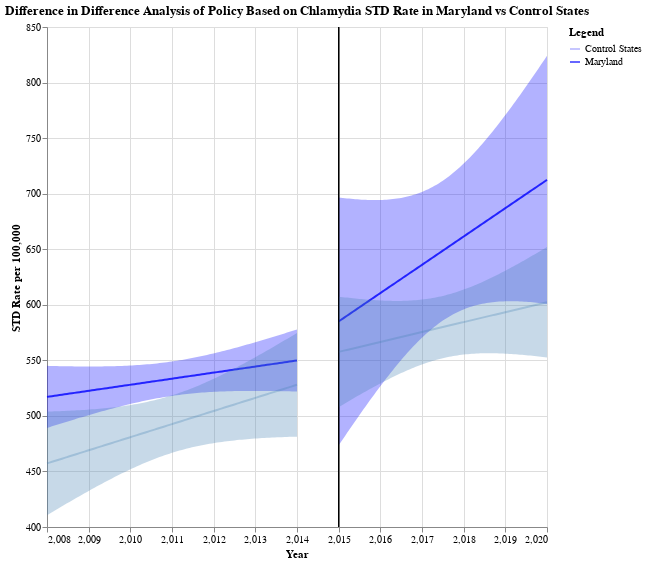

The code cell stored with this chart in its notebook:
### Code cell
chlamydia_md = partition_data(
    Chlamydia_only, "State", "STD_per_100000", treat_state2, control_states2, 2015)

pre_md_chlamydia = plotting_chart(chlamydia_md[0], "Year", "STD_per_100000",
                                  "Maryland", 2015, "Blue", "STD Rate per 100,000")
post_md_chlamydia = plotting_chart(
    chlamydia_md[1], "Year", "STD_per_100000", "Maryland", 2015, "Blue", "STD Rate per 100,000")
pre_control_md_chlamydia = plotting_chart(
    chlamydia_md[2], "Year", "STD_per_100000", "Control States", 2015, "#4682B4", "STD Rate per 100,000")
post_control_md_chlamydia = plotting_chart(
    chlamydia_md[3], "Year", "STD_per_100000", "Control States", 2015, " #4682B4", "STD Rate per 100,000")

final_md_chlamydia = pre_md_chlamydia + post_md_chlamydia + \
    pre_control_md_chlamydia + post_control_md_chlamydia
final_md_chlamydia.properties(
    title="Difference in Difference Analysis of Policy Based on Chlamydia STD Rate in Maryland vs Control States"
)
